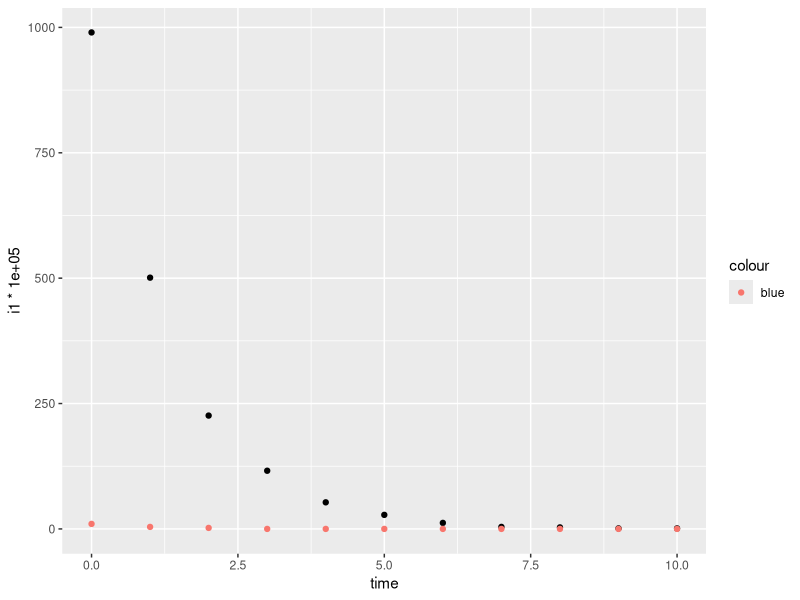
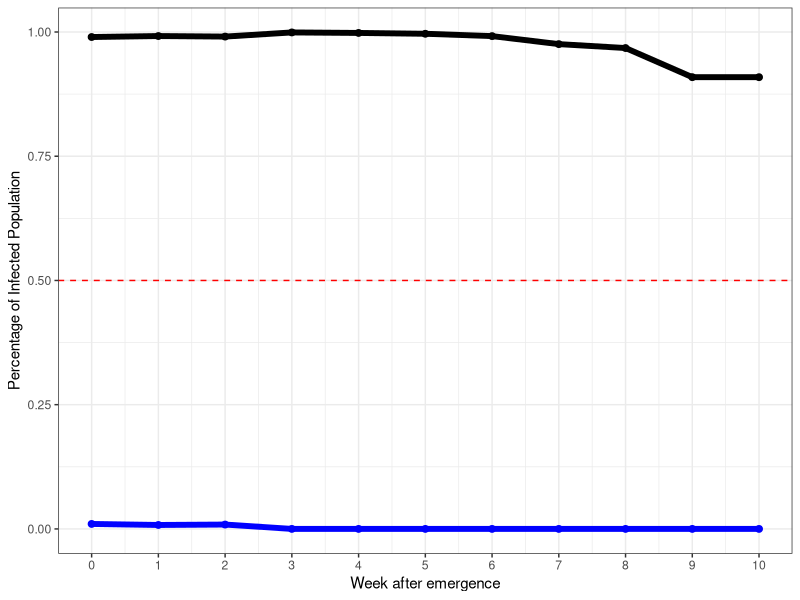

Recreate these plots in R, in order. (Note: this script raises an error after producing the figures.)
# This is to try and fit Fudolig and Howard's multi-strain 
# SIR model to UK data with multiple strains.

## Simulating the SIR model

library(tidyverse)
library(ggforce)
library(car)
library(emmeans)
#create a function that updates the SIR model
# ini = initial proportions (s,i1,i2,v,r1,r2,d)
# x = list of variables 
#(beta, beta', gamma, gamma', mu,nu)
#where beta and beta' are transmission coefficients, 
# gamma and gamma' are recovery rates
#mu is the mortality rate
#nu is vaccination rate
#tolerance is 1e-9 for 0
mod_sir <- function(ini,
                    N=100000,
                    x,
                    timestart=0,
                    timeend=10, #in weeks
                    dt=1,
                    tol=1e-9){
  sim <- unname(ini)
  
  cases <- matrix(nrow=length(seq(timestart,timeend,by=dt)),
                  ncol=length(ini))
  colnames(cases) <- names(ini)
  cases[1,] <- sim
  
  #probability of transitions from susceptible compartment
  for(t in 2:nrow(cases)){
      p_SI <- (1-exp(-(x$beta*sim[2] + 
                       x$betap*sim[3] + x$nu)))*(x$beta*sim[2])/(x$beta*sim[2] + 
                                                         x$betap*sim[3] + x$nu)
      p_SIn <- (1-exp(-(x$beta*sim[2] + 
                          x$betap*sim[3] + x$nu)))*(x$betap*sim[3])/(x$beta*sim[2] + 
                                                            x$betap*sim[3] + x$nu)
      p_SV <-  (1-exp(-(x$beta*sim[2] + 
                          x$betap*sim[3] + x$nu)))*(x$nu)/(x$beta*sim[2] + x$betap*sim[3] + x$nu)
      
      #probability of transitions from first infected compartment
      p_IR <- (1- exp(-(x$gamma+x$mu)))*(x$gamma/(x$gamma+x$mu))
      p_ID <- (1-exp(-(x$gamma+x$mu)))*(x$mu/(x$gamma+x$mu))
      
      #probability of transition from vaccinated compartment
      p_VIn <- 1-exp(-x$betap*sim[3])
      
      #probability of transition from recovered compartment
      p_RIn <- 1-exp(-x$betap*sim[3])
      
      #probability of transitions from second infected compartment
      p_InRn <- (1- exp(-(x$gammap+x$mu)))*(x$gammap/(x$gammap+x$mu))
      p_InD <- (1-exp(-(x$gammap+x$mu)))*(x$mu/(x$gammap+x$mu))
      
      
      #number of transitions
      #susceptible
      
      S_probs <- c(p_SI, p_SIn, p_SV, 1-sum(p_SI, p_SIn, p_SV))
      n_S <- as.numeric(rmultinom(1,round(N*sim[1]),prob=S_probs))
      
      #first strain
      I_probs <- c(p_IR,p_ID, (1-sum(p_IR,p_ID)))
      n_I <- as.numeric(rmultinom(1,round(N*sim[2]),prob=I_probs))
      
      #new strain
      In_probs <- c(p_InRn, p_InD, 1-sum(p_InRn, p_InD))
      n_In <- as.numeric(rmultinom(1,round(N*sim[3]),prob=In_probs))
      
      #vaccinated
      n_V <- rbinom(1,round(N*sim[4]),prob=p_VIn)
      
      #first recovered
      
      n_R <- rbinom(1,round(N*sim[5]),prob = p_RIn)
      
      #update sim
      change <-(1/N) * c(-sum(n_S[1:3]),
                  n_S[1]-sum(n_I),
                  n_S[2]+n_V+n_R - sum(n_In),
                  n_S[3] - n_V,
                  n_I[1] - n_R,
                  n_In[1],
                  n_I[2]+n_In[2])
      
      sim <- (sim + change)
      sim <- sim*(sim > tol)
      cases[t,] <- sim
  }
  cases  |> 
    as.data.frame() |> 
    mutate(time=seq(timestart,timeend,by=1)) |> 
    mutate(infected = i1+i2+0.000001,infprop1=i1/infected,infprop2=i2/infected) -> cases 
  
  return(cases)
}


#TESTING ONE RUN=================
#initial recovered is 1%
initial_recovered <- 0.01
#initial infected based on data
initial_infected <- 0.01
#vaccination rate
vaxrate <- 0.3
#assume 1% of infected is from emergent strain
ini <- c(s=1-vaxrate-initial_infected-initial_recovered,i1=0.99*initial_infected,i2=0.01*initial_infected,v=vaxrate,r1=initial_recovered,r2=0,d=0)
x <- list(beta=0.7, betap=0.5, gamma=0.7, gammap=0.7,mu=0.0002, nu=0.0005) #with death and vaccination
# x <- list(beta=2, betap=4.5, gamma=0.7, gammap=0.7,mu=0.000, nu=0.0) #without death and vaccination


test_run <- tryCatch({mod_sir(ini=ini,
                              x=x,
                              timestart=0,
                              timeend = 10)},
                     error=function(e){
                       return(-1)
                     },
                     warning=function(w){
                       return(-1)
                     }
                     
)

test_run |>   ggplot(aes(x=time, y=i1*100000)) + geom_point() + geom_point(aes(x=time,y=i2*100000,color="blue"))

test_run |> mutate(infected = i1+i2+0.000001,infprop1=i1/infected,infprop2=i2/infected) |>
  ggplot(aes(x=time)) + #x axis
  geom_point(aes(y=infprop1),size=2) + geom_line(aes(y=infprop1),size=2) + #original
  geom_point(aes(y=infprop2),color="blue", size=2) + geom_line(aes(y=infprop2),color="blue",size=2) +
  geom_hline(yintercept=0.5,linetype="dashed", color="red") + 
  theme_bw() + ylab("Percentage of Infected Population") + xlab("Week after emergence") + scale_x_continuous(breaks=0:15)



##LOGISTIC MODELING

# test_run |> mutate(infected = i1+i2+0.000001,infprop1=i1/infected,infprop2=i2/infected) -> test_run

#nonlinear least squares



coef(lm(logit(infprop2)~time,data=test_run)) |> unname()-> gg


logisticmodel <- nls(infprop2~phi1/(1+exp(-(phi2+phi3*time))),
                     start=list(phi1=1,phi2=gg[1], phi3=gg[2]), data=test_run,trace=T)

summary(logisticmodel)

#use coefficients of the logistic model to predict values
#checking if the curve does follow the emergent curve
test_run |> mutate(prediction=predict(logisticmodel,data=test_run)) |> 
  ggplot(aes(x=time)) + #x axis
  geom_point(aes(y=infprop1),size=2) + geom_line(aes(y=infprop1),size=2) + #original
  geom_point(aes(y=infprop2),color="blue", size=2) + geom_line(aes(y=infprop2),color="blue",size=2) +
  geom_line(aes(y=prediction),color="red",size=3)+
  geom_hline(yintercept=0.5,linetype="dashed", color="red") + 
  theme_bw() + ylab("Percentage of Infected Population") + xlab("Week after emergence") + scale_x_continuous(breaks=0:15)


#we use algebra to get the time to 50%.
#t = (-1/phi3) * (phi2 + ln(2*phi1-1))

phi1 <- coef(logisticmodel)[1] |> unname()
phi2 <- coef(logisticmodel)[2] |> unname()
phi3 <- coef(logisticmodel)[3] |> unname()
tdominance <- (-1/phi3) * (phi2 + log(2*phi1-1))

tdominance

#======FUNCTION==============

tdom <- function(ini, x, timestart=0, timeend=10){
  trun <- tryCatch({mod_sir(ini=ini,
                  x=x,
                  timestart=timestart,
                  timeend = timeend)},
                  error=function(e){
                    return(-1)
                  },
                  warning=function(w){
                    return(-1)
                  }
                  
  )
  
  if(tail(trun$infprop2,1) <=0.5 | max(trun$infprop2) <=0.5){
    tdominance <- 100 #never dominates
  }
  else{
    #initialize the logistic model using logit transformed model estimates
    coef(lm(logit(infprop2)~time,data=trun)) |> unname()->tcoeffs
    
    phi_2 <- tcoeffs[1]
    phi_3<- tcoeffs[2]
    
    logisticmodel <- nls(infprop2~phi1/(1+exp(-(phi2+phi3*time))),
                         start=list(phi1=1,phi2=phi_2, phi3=phi_3), 
                         data=trun,
                         trace=F,
                         control=list(maxiter=500))
    phi1 <- coef(logisticmodel)[1] |> unname()
    phi2 <- coef(logisticmodel)[2] |> unname()
    phi3 <- coef(logisticmodel)[3] |> unname()
    tdominance <- (-1/phi3) * (phi2 + log(2*phi1-1))
  }  
  tdominance
}


#testing function
#initial recovered is 1%
initial_recovered <- 0.01
#initial infected based on data
initial_infected <- 0.01
#vaccination rate
vaxrate <- 0.3
#assume 1% of infected is from emergent strain
ini <- c(s=1-vaxrate-initial_infected-initial_recovered,i1=0.99*initial_infected,i2=0.01*initial_infected,v=vaxrate,r1=initial_recovered,r2=0,d=0)
x <- list(beta=0.8, betap=0.5, gamma=0.7, gammap=0.7,mu=0.000, nu=0.000) #with death and vaccination


tdom(ini=ini,x=x)-> tdominance

#=====EXPERIMENT============

#ORIGINAL STRAIN COULD BE gamma =0.7, gammap = 0.7
gamma <- 0.7
gammap <- 0.7
betaset <- c(1.4,1.75,2.1)
betapset <- c(1.25,1.5,1.75,2) #multiple of betaset
initial_recovered <- 0.01 #approximation
initial_infected <- 0.01 #loosely based on data
vaxxrateset <- c(0.3)

nsims <-100

sim_array <- expand.grid(1:nsims,
                         betaset,
                         betapset,
                         gamma,
                         gammap,
                         vaxxrateset,
                         initial_recovered,
                         initial_infected) |> as.data.frame()
names(sim_array) <- c("SimNumber",
                      "beta",
                      "betap",
                      "gamma",
                      "gammap",
                      "vaxrate",
                      "ini_recovered",
                      "ini_infected")

#experiment function
exp_trun <- function(x1,timestart=0,timeend=10){
  x1 |> unname() |> as.numeric()->x1
  #initial recovered is 1%
  initial_recovered <- x1[7]
  #initial infected based on population
  initial_infected <- x1[8]
  #vaccination rate
  vaxrate <- x1[6]
  
  x <-list(beta=x1[2], 
           betap=x1[3]*x1[2],
           gamma=x1[4], 
           gammap=x1[5],
           mu=0.000, 
           nu=0.000) #no birth and vaccination

  ini <- c(s=1-vaxrate-initial_infected-initial_recovered,
           i1=0.99*initial_infected,
           i2=0.01*initial_infected,
           v=vaxrate,
           r1=initial_recovered,
           r2=0,
           d=0)
  tdom(ini=ini,x=x,timestart=timestart,timeend=timeend)-> tdominance
  tdominance
}



rm(expresults)
sim_array |> rowwise() |> 
  mutate(tdom = exp_trun(c(SimNumber,beta,betap,gamma,gammap,vaxrate,
                           ini_recovered,ini_infected))) |>  ungroup()-> expresults

expresults |> 
  mutate_at(vars(beta,betap,gamma,gammap,vaxrate,
                 ini_recovered,ini_infected),factor) ->expresults

expresults |>  group_by(beta,betap,gamma,gammap,vaxrate,
                               ini_recovered,ini_infected) |>
  mutate(nondom=ifelse(tdom==100,1,0)) |> 
  summarise(mean=mean(tdom),sd=sd(tdom),max=max(tdom),min=min(tdom),
            prop_nondom=sum(nondom)/n()) ->sumstats

mod1 <- lm(tdom~beta*betap,data=expresults,contrasts = list(beta=contr.SAS,betap=contr.SAS))
summary(mod1)
summary(aov(mod1))

emmeans(mod1,pairwise~beta|betap,adjust="tukey")
emmeans::pairs
